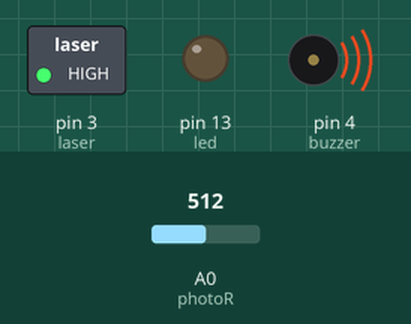
Recording of a sketch running on a simulated Arduino Uno, built with avr-gcc and run on an emulated ATmega328P. On the bench: switched loads named in the sketch (green lamp = pin HIGH), output pins drawn as LEDs (lit = HIGH), buzzer (waves = sounding, pin HIGH). The inputs (shaded band) are chosen by the test bench; at power-on: A0 (photoR) = 512. What the sketch prints to the serial monitor is not drawn.

Above: at 0.15 s.
Timing chart, 0 to 3.0 s (numbered marks = the images above):
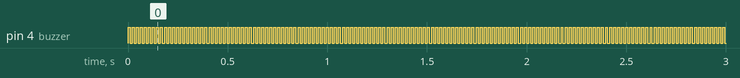

The sketch:

laser.ino
```cpp
int laser = 3;
int photoR = A0;
int buzzer = 4;
int led = 13;

void setup(){
  pinMode(laser, OUTPUT);
  pinMode(photoR, INPUT);
  pinMode(buzzer, OUTPUT);
  pinMode(led,OUTPUT);
  Serial.begin(9600);
  digitalWrite(laser,HIGH);
}

void loop(){
  int r = analogRead(photoR);
  Serial.println(r);
//  if(r > 100){
    digitalWrite(buzzer,HIGH);
    delay(10);
    digitalWrite(buzzer,LOW);
    delay(10);
 // }
}
```

Measured:
- by itself, pin 4 (buzzer): alternates HIGH for 0.01 s and LOW for 0.01 s
